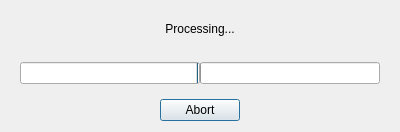
<?xml version="1.0" encoding="UTF-8"?>
<ui version="4.0">
 <class>WaitingDialog</class>
 <widget class="QDialog" name="WaitingDialog">
  <property name="geometry">
   <rect>
    <x>0</x>
    <y>0</y>
    <width>400</width>
    <height>132</height>
   </rect>
  </property>
  <property name="windowTitle">
   <string>Calculate</string>
  </property>
  <property name="windowIcon">
   <iconset resource="res/res.qrc">
    <normaloff>:/calculator.png</normaloff>:/calculator.png</iconset>
  </property>
  <layout class="QVBoxLayout" name="verticalLayout">
   <item>
    <widget class="QLabel" name="label">
     <property name="text">
      <string>Processing...</string>
     </property>
     <property name="alignment">
      <set>Qt::AlignCenter</set>
     </property>
    </widget>
   </item>
   <item>
    <widget class="QWidget" name="widget" native="true">
     <layout class="QHBoxLayout" name="horizontalLayout">
      <property name="spacing">
       <number>0</number>
      </property>
      <item>
       <widget class="QProgressBar" name="progressBar2">
        <property name="styleSheet">
         <string notr="true"/>
        </property>
        <property name="value">
         <number>0</number>
        </property>
        <property name="textVisible">
         <bool>false</bool>
        </property>
        <property name="invertedAppearance">
         <bool>true</bool>
        </property>
       </widget>
      </item>
      <item>
       <widget class="QProgressBar" name="progressBar">
        <property name="styleSheet">
         <string notr="true"/>
        </property>
        <property name="maximum">
         <number>100</number>
        </property>
        <property name="value">
         <number>0</number>
        </property>
        <property name="textVisible">
         <bool>false</bool>
        </property>
       </widget>
      </item>
     </layout>
    </widget>
   </item>
   <item>
    <layout class="QHBoxLayout" name="horizontalLayout_3">
     <property name="spacing">
      <number>0</number>
     </property>
     <item>
      <widget class="QPushButton" name="abort_qPushButton">
       <property name="sizePolicy">
        <sizepolicy hsizetype="Maximum" vsizetype="Fixed">
         <horstretch>0</horstretch>
         <verstretch>0</verstretch>
        </sizepolicy>
       </property>
       <property name="layoutDirection">
        <enum>Qt::LeftToRight</enum>
       </property>
       <property name="text">
        <string>Abort</string>
       </property>
      </widget>
     </item>
    </layout>
   </item>
  </layout>
 </widget>
 <resources>
  <include location="res/res.qrc"/>
 </resources>
 <connections/>
</ui>
